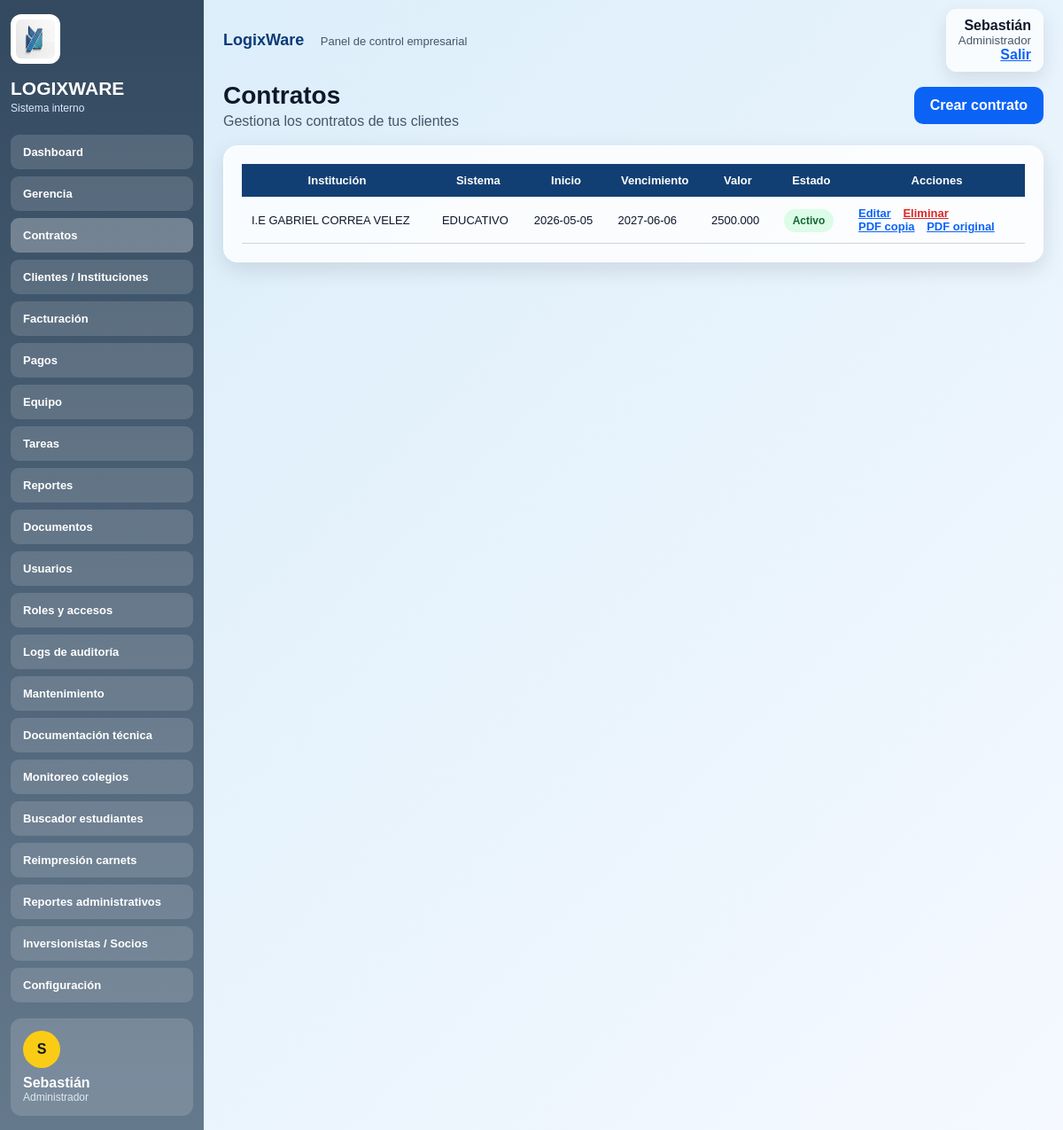
The app's page /contratos (signed in) with its own data.
### tables this page shows
CREATE TABLE contratos (
            id INTEGER PRIMARY KEY AUTOINCREMENT,
            institucion TEXT NOT NULL,
            sistema TEXT NOT NULL,
            fecha_inicio TEXT NOT NULL,
            fecha_vencimiento TEXT NOT NULL,
            valor TEXT NOT NULL,
            estado TEXT NOT NULL
        );

### app.py (the view)
@app.route("/contratos")
def contratos():
    bloqueo = validar_acceso("contratos")
    if bloqueo:
        return bloqueo
    conn = get_db()
    contratos = conn.execute("SELECT * FROM contratos ORDER BY id DESC").fetchall()
    conn.close()
    return render_template("contratos.html", contratos=contratos)

### app.py (called while the page is built)
def get_db():
    conn = sqlite3.connect(DB_NAME)
    conn.row_factory = sqlite3.Row
    return conn

def protegido():
    return "user" in session

def tiene_permiso(modulo):
    return modulo in ROLES.get(session.get("rol", ""), [])

def validar_acceso(modulo):
    if not protegido():
        return redirect(url_for("login"))
    if not tiene_permiso(modulo):
        return redirect(url_for("sin_permiso"))
    return None

@app.context_processor
def globales():
    permisos = ROLES.get(session.get("rol", ""), [])
    return {
        "nombre_actual": session.get("nombre", ""),
        "rol_actual": session.get("rol", ""),
        "menu_visible": [m for m in MENU if m[1] in permisos],
        "permisos": permisos
    }

### templates/contratos.html
{% extends "base.html" %}
{% block content %}
<section class="page-head">
  <div>
    <h1>Contratos</h1>
    <p>Gestiona los contratos de tus clientes</p>
  </div>
  <a class="btn" href="/contratos/nuevo">Crear contrato</a>
</section>
<div class="panel page-panel">
  <table>
    <tr>
      <th>Institución</th>
      <th>Sistema</th>
      <th>Inicio</th>
      <th>Vencimiento</th>
      <th>Valor</th>
      <th>Estado</th>
      <th>Acciones</th>
    </tr>
    {% for contrato in contratos %}
    <tr>
      <td>{{ contrato.institucion }}</td>
      <td>{{ contrato.sistema }}</td>
      <td>{{ contrato.fecha_inicio }}</td>
      <td>{{ contrato.fecha_vencimiento }}</td>
      <td>{{ contrato.valor }}</td>
      <td><span class="status">{{ contrato.estado }}</span></td>
      <td>
        <a class="action" href="/contratos/editar/{{ contrato.id }}">Editar</a>
        <a class="danger" href="/contratos/eliminar/{{ contrato.id }}">Eliminar</a>
        <br>
        <a class="action" href="/contratos/pdf/{{ contrato.id }}/copia">PDF copia</a>
        <a class="action" href="/contratos/pdf/{{ contrato.id }}/original">PDF original</a>
      </td>
    </tr>
    {% endfor %}
  </table>
</div>
{% endblock %}

### static/styles.css (style rules this page uses)
* { margin: 0; padding: 0; box-sizing: border-box; }
body { font-family: Arial, sans-serif; background: #dbeaf7; color: #0f172a; }
.panel { background: rgba(255,255,255,.82); border: 1px solid white; border-radius: 16px; padding: 18px; box-shadow: 0 8px 25px rgba(15,23,42,.12); }
table { width: 100%; border-collapse: collapse; }
th { background: #123f73; color: white; padding: 11px; font-size: 13px; }
td { padding: 11px; border-bottom: 1px solid #cbd5e1; font-size: 13px; }
.status { background: #dcfce7; color: #166534; padding: 6px 10px; border-radius: 20px; font-weight: bold; font-size: 12px; }
.page-head { display: flex; justify-content: space-between; align-items: center; margin-bottom: 18px; }
.page-head h1 { font-size: 28px; color: #0f172a; }
.page-head p { color: #475569; margin-top: 4px; }
.page-head .btn { margin-left: 20px; }
.page-panel, .form-panel { background: rgba(255,255,255,.82); border-radius: 16px; padding: 20px; box-shadow: 0 8px 25px rgba(15,23,42,.12); margin-bottom: 18px; }
.btn, button { background: #0b63f6; color: white; border: none; padding: 12px 18px; border-radius: 10px; font-weight: bold; cursor: pointer; text-decoration: none; display: inline-block; }
.action { color: #0b63f6; font-weight: bold; margin-right: 10px; }
.danger { color: #dc2626; font-weight: bold; }

### records on screen
contratos: institucion "I.E GABRIEL CORREA VELEZ", sistema "EDUCATIVO", fecha_inicio "2026-05-05", fecha_vencimiento "2027-06-06", valor "2500.000", estado "Activo"

### other values on screen
{{ nombre }} "Dashboard" "Gerencia" "Contratos" "Clientes / Instituciones" "Facturación" "Pagos" "Equipo" "Tareas" "Reportes" "Documentos" "Usuarios" "Roles y accesos" "Logs de auditoría" "Mantenimiento" "Documentación técnica" "Monitoreo colegios" "Buscador estudiantes" "Reimpresión carnets" "Reportes administrativos" "Inversionistas / Socios" "Configuración"
{{ nombre_actual[0] if nombre_actual else 'U' }} "S"
{{ nombre_actual }} "Sebastián"
{{ rol_actual }} "Administrador"
